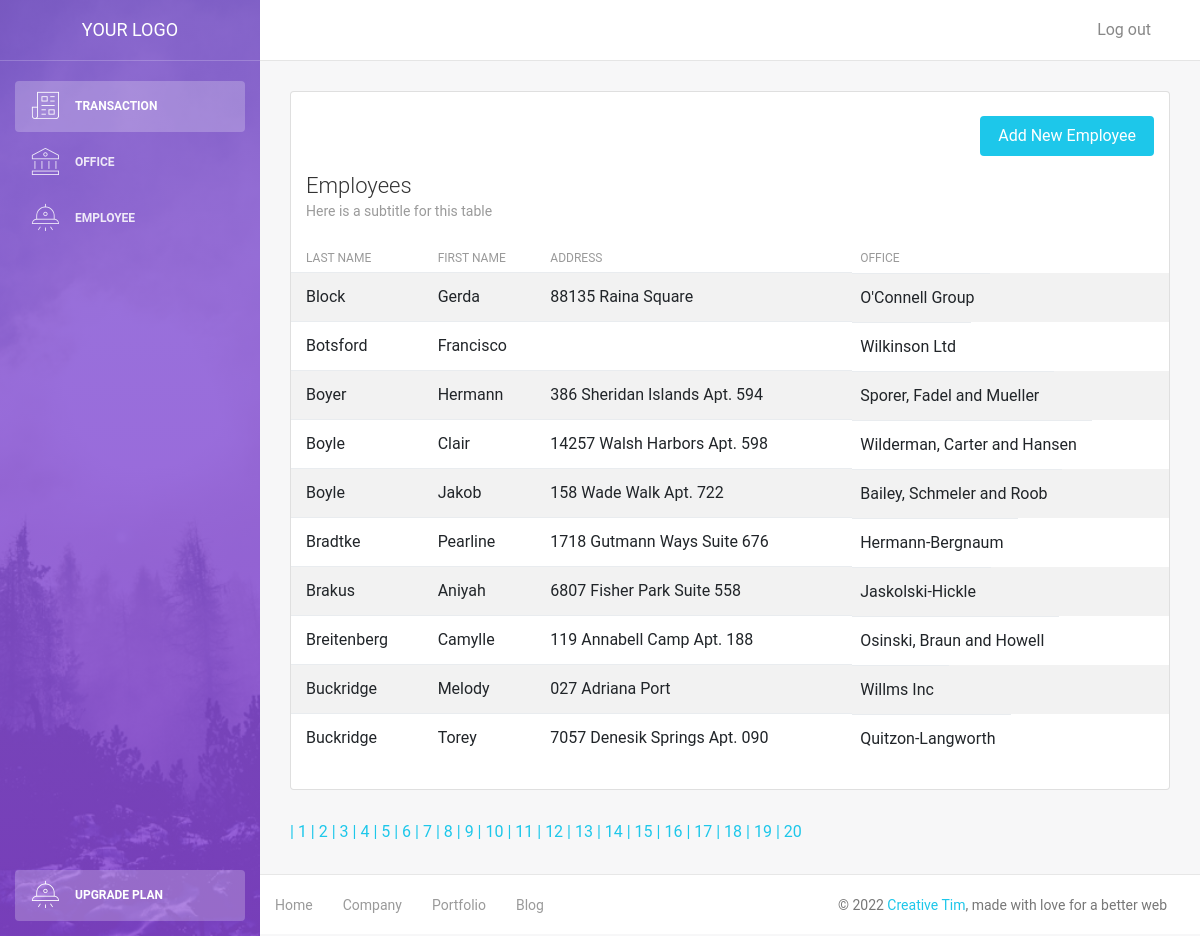
Screenshot of /employee.php?page=2 with the database file from the repository.
### tables this page shows
CREATE TABLE `employee` (
  `id` int(11) NOT NULL,
  `lastname` varchar(45) NOT NULL,
  `firstname` varchar(45) NOT NULL,
  `office_id` int(11) NOT NULL,
  `address` varchar(100) DEFAULT NULL
);

CREATE TABLE `office` (
  `id` int(11) NOT NULL,
  `name` varchar(45) NOT NULL,
  `contactnum` varchar(45) DEFAULT NULL,
  `email` varchar(45) DEFAULT NULL,
  `address` varchar(45) DEFAULT NULL,
  `city` varchar(45) DEFAULT NULL,
  `country` varchar(45) DEFAULT NULL,
  `postal` int(11) DEFAULT NULL
);

### employee.php (the view, shortened to what this page needs)
<!DOCTYPE html>
<html lang="en">
<head>
    <link rel="stylesheet" href="https://maxcdn.bootstrapcdn.com/font-awesome/latest/css/font-awesome.min.css" />
    <link href="assets/css/bootstrap.min.css" rel="stylesheet" />
    <link href="assets/css/light-bootstrap-dashboard.css?v=2.0.0 " rel="stylesheet" />
    <link href="assets/css/demo.css" rel="stylesheet" />
</head>
<body>
    <?php
        require('config/db.php');
        $results_per_page = 10;
        $query = "SELECT * FROM employee";
        $result = mysqli_query($conn, $query);
        $number_of_result = mysqli_num_rows($result);
        $number_of_page = ceil($number_of_result / $results_per_page);
        if(!isset($_GET['page'])){
            $page = 1;
        }else{
            $page = $_GET['page'];
        }
        $page_first_result = ($page-1) * $results_per_page;
        $query = 'SELECT employee.lastname, employee.firstname, employee.address, office.name as office_name FROM employee, office
                  WHERE employee.office_id = office.id ORDER BY employee.lastname LIMIT '. $page_first_result .',' . $results_per_page . '';
        $result = mysqli_query($conn, $query);
        $employees = mysqli_fetch_all($result, MYSQLI_ASSOC);
    ?>
    <div class="wrapper">
        <div class="sidebar" data-image="assets/img/sidebar-5.jpg">
            <div class="sidebar-wrapper">
            <?php include('includes/sidebar.php'); ?>
            </div>
        </div>
        <div class="main-panel">
            <?php include('includes/navbar.php');?>
            <div class="content">
                <div class="container-fluid">
                    <div class="row">
                        <div class="col-md-12">
                                <div class="card strpied-tabled-with-hover">
                                    <br/>
                                    <div class="col-md-12">
                                        <a href="employee-add.php">
                                            <button type="submit" class="btn btn-info btn-fill pull-right">Add New Employee</button>
                                        </a>
                                    </div>
                                    <div class="card-header ">
                                        <h4 class="card-title">Employees</h4>
                                        <p class="card-category">Here is a subtitle for this table</p>
                                    </div>
                                    <div class="card-body table-full-width table-responsive">
                                        <table class="table table-hover table-striped">
                                            <thead>
                                                <th>Last Name</th>
                                                <th>First Name</th>
                                                <th>Address</th>
                                                <th>Office</th>
                                            </thead>
                                            <tbody>
                                                <?php foreach($employees as $employee) : ?>
                                                <tr>
                                                    <td><?php echo $employee['lastname']; ?></td>
                                                    <td><?php echo $employee['firstname']; ?></td>
                                                    <td><?php echo $employee['address']; ?></td>
                                                    <td><?php echo $employee['office_name']; ?></td>
                                                </tr>
                                                <?php endforeach ?>
                                            </tbody>
                                        </table>
                                    </div>
                                </div>
                            </div>
                    </div>
                    <?php
                        for($page=1; $page <= $number_of_page; $page++){
                            echo '<a href = "employee.php?page='. $page .'"> | ' . $page . '</a>';
                        }
                    ?>
                </div>
            </div>
            <footer class="footer">
                <div class="container-fluid">
                    <nav>
                        <ul class="footer-menu">
                            <li>
                                <a href="#">
                                    Home
                                </a>
                            </li>
                            <li>
                                <a href="#">
                                    Company
                                </a>
                            </li>
                            <li>
                                <a href="#">
                                    Portfolio
                                </a>
                            </li>
                            <li>
                                <a href="#">
                                    Blog
                                </a>
                            </li>
                        </ul>
                        <p class="copyright text-center">
                            ©
                            <a href="http://www.creative-tim.com">Creative Tim</a>, made with love for a better web
                        </p>
                    </nav>
                </div>
            </footer>
        </div>
    </div>
</body>
</html>

### rows the page displays
employee: lastname "Block", firstname "Gerda", address "88135 Raina Square", office.name "O'Connell Group"
employee: lastname "Botsford", firstname "Francisco", office.name "Wilkinson Ltd"
employee: lastname "Boyer", firstname "Hermann", address "386 Sheridan Islands Apt. 594", office.name "Sporer, Fadel and Mueller"
employee: lastname "Boyle", firstname "Clair", address "14257 Walsh Harbors Apt. 598", office.name "Wilderman, Carter and Hansen"
employee: lastname "Boyle", firstname "Jakob", address "158 Wade Walk Apt. 722", office.name "Bailey, Schmeler and Roob"
employee: lastname "Bradtke", firstname "Pearline", address "1718 Gutmann Ways Suite 676", office.name "Hermann-Bergnaum"
employee: lastname "Brakus", firstname "Aniyah", address "6807 Fisher Park Suite 558", office.name "Jaskolski-Hickle"
employee: lastname "Breitenberg", firstname "Camylle", address "119 Annabell Camp Apt. 188", office.name "Osinski, Braun and Howell"
employee: lastname "Buckridge", firstname "Melody", address "027 Adriana Port", office.name "Willms Inc"
employee: lastname "Buckridge", firstname "Torey", address "7057 Denesik Springs Apt. 090", office.name "Quitzon-Langworth"
